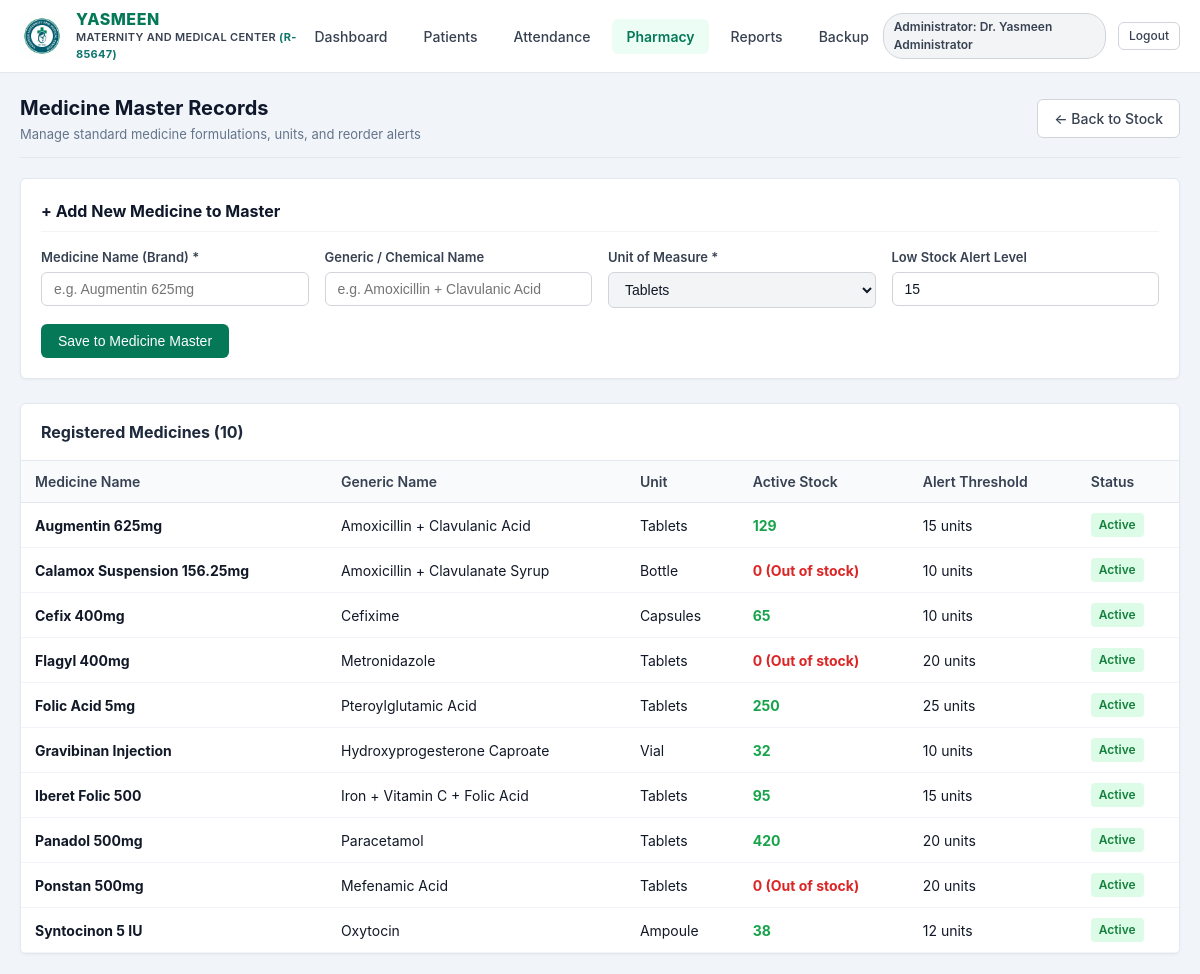
/index.php?route=pharmacy_medicines (signed in), run on the app's committed database.
### tables this page shows
CREATE TABLE `medicines` (
  `id` int(11) NOT NULL AUTO_INCREMENT,
  `medicine_name` varchar(150) NOT NULL,
  `generic_name` varchar(150) DEFAULT NULL,
  `unit` varchar(50) NOT NULL DEFAULT 'Tablets',
  `min_stock_alert` int(11) NOT NULL DEFAULT 15,
  `status` enum('active','inactive') NOT NULL DEFAULT 'active',
  `created_at` timestamp NULL DEFAULT current_timestamp(),
  `updated_at` timestamp NULL DEFAULT current_timestamp() ON UPDATE current_timestamp(),
  PRIMARY KEY (`id`),
  KEY `idx_medicines_name` (`medicine_name`),
  KEY `idx_medicines_status` (`status`)
);

### app/models/Medicine.php (called while the page is built, shortened)
<?php
class Medicine {
    public static function getAll(string $search = '', bool $activeOnly = false): array {
        $db = Database::getConnection();
        $conditions = [];
        $params = [];
        $whereClause = !empty($conditions) ? "WHERE " . implode(" AND ", $conditions) : "";
        $sql = "
            SELECT
                m.*,
                COALESCE(SUM(CASE WHEN b.expiry_date >= CURDATE() THEN b.current_stock ELSE 0 END), 0) as total_active_stock,
                COALESCE(SUM(CASE WHEN b.expiry_date < CURDATE() THEN b.current_stock ELSE 0 END), 0) as total_expired_stock,
                COALESCE(SUM(b.current_stock), 0) as total_stock
            FROM medicines m
            LEFT JOIN medicine_batches b ON m.id = b.medicine_id
            {$whereClause}
            GROUP BY m.id
            ORDER BY m.medicine_name ASC
        ";
        $stmt = $db->prepare($sql);
        $stmt->execute($params);
        return $stmt->fetchAll();
    }
}

### views/pharmacy/medicines.php (the view, shortened to what this page needs)
<!DOCTYPE html>
<html lang="en">
<head>
    <link rel="stylesheet" href="<?php echo BASE_URL; ?>assets/css/style.css">
</head>
<body>
    <?php require __DIR__ . '/../partials/navbar.php'; ?>
    <main class="main-container">
        <div class="page-header">
            <div>
                <h1 class="page-title">Medicine Master Records</h1>
                <p style="color: #64748b; font-size: 13px; margin-top: 2px;">Manage standard medicine formulations, units, and reorder alerts</p>
            </div>
            <div class="page-actions">
                <a href="<?php echo BASE_URL; ?>index.php?route=pharmacy_stock" class="btn btn-secondary">&larr; Back to Stock</a>
            </div>
        </div>
        <div class="card" style="margin-bottom: 24px;">
            <h3 class="card-title">+ Add New Medicine to Master</h3>
            <form action="<?php echo BASE_URL; ?>index.php?route=pharmacy_medicine_store" method="POST">
                <div class="form-grid">
                    <div class="form-group">
                        <label class="form-label" for="med_name">Medicine Name (Brand) *</label>
                        <input type="text" id="med_name" name="medicine_name" class="form-control" placeholder="e.g. Augmentin 625mg" required>
                    </div>
                    <div class="form-group">
                        <label class="form-label" for="med_gen">Generic / Chemical Name</label>
                        <input type="text" id="med_gen" name="generic_name" class="form-control" placeholder="e.g. Amoxicillin + Clavulanic Acid">
                    </div>
                    <div class="form-group">
                        <label class="form-label" for="med_unit">Unit of Measure *</label>
                        <select id="med_unit" name="unit" class="form-control" required>
                            <option value="Tablets">Tablets</option>
                        </select>
                    </div>
                    <div class="form-group">
                        <label class="form-label" for="med_alert">Low Stock Alert Level</label>
                        <input type="number" id="med_alert" name="min_stock_alert" class="form-control" value="15" min="1">
                    </div>
                </div>
                <div style="margin-top: 16px;">
                    <button type="submit" class="btn btn-primary">Save to Medicine Master</button>
                </div>
            </form>
        </div>
        <div class="card" style="padding: 0; overflow: hidden;">
            <div style="padding: 16px 20px; border-bottom: 1px solid #e2e8f0;">
                <h3 style="font-size: 16px; font-weight: 700; color: #1e293b; margin: 0;">Registered Medicines (<?php echo count($medicines); ?>)</h3>
            </div>
            <div class="table-responsive">
                <table class="data-table">
                    <thead>
                        <tr>
                            <th>Medicine Name</th>
                            <th>Generic Name</th>
                            <th>Unit</th>
                            <th>Active Stock</th>
                            <th>Alert Threshold</th>
                            <th>Status</th>
                        </tr>
                    </thead>
                    <tbody>
                        <?php foreach ($medicines as $m): ?>
                            <tr>
                                <td><strong><?php echo htmlspecialchars($m['medicine_name']); ?></strong></td>
                                <td><?php echo htmlspecialchars($m['generic_name'] ?: '-'); ?></td>
                                <td><?php echo htmlspecialchars($m['unit']); ?></td>
                                <td>
                                    <?php
                                        $stock = (int)$m['total_active_stock'];
                                        $alert = (int)$m['min_stock_alert'];
                                        if ($stock <= 0) {
                                            echo '<span style="color: #dc2626; font-weight: bold;">0 (Out of stock)</span>';
                                        } elseif ($stock <= $alert) {
                                            echo '<span style="color: #d97706; font-weight: bold;">' . $stock . ' (Low)</span>';
                                        } else {
                                            echo '<span style="color: #16a34a; font-weight: bold;">' . $stock . '</span>';
                                        }
                                    ?>
                                </td>
                                <td><?php echo $m['min_stock_alert']; ?> units</td>
                                <td>
                                    <span class="badge badge-success"><?php echo ucfirst($m['status']); ?></span>
                                </td>
                            </tr>
                        <?php endforeach; ?>
                    </tbody>
                </table>
            </div>
        </div>
    </main>
</body>
</html>

### public/assets/css/style.css (style rules this page uses)
:root { --primary: #047857; --primary-hover: #065f46; --primary-light: #ecfdf5; --secondary: #0f766e; --dark: #0f172a; --gray-900: #111827; --gray-700: #374151; --gray-500: #6b7280; --gray-300: #d1d5db; --gray-100: #f3f4f6; --gray-50: #f8fafc; --danger: #dc2626; --danger-light: #fef2f2; --warning: #d97706; --warning-light: #fffbeb; --success: #16a34a; --border-radius: 6px; --font-family: -apple-system, BlinkMacSystemFont, "Segoe UI", Roboto, Oxygen, Ubuntu, Cantarell, "Open Sans", sans-serif; }
* { box-sizing: border-box; margin: 0; padding: 0; }
body { font-family: var(--font-family); font-size: 15px; line-height: 1.5; color: var(--gray-900); background-color: #f1f5f9; }
.main-container { max-width: 1280px; margin: 20px auto; padding: 0 20px; }
.page-header { display: flex; justify-content: space-between; align-items: center; margin-bottom: 20px; padding-bottom: 12px; border-bottom: 1px solid #e2e8f0; }
.page-title { font-size: 20px; font-weight: 700; color: var(--dark); }
.page-actions { display: flex; gap: 10px; }
.card { background-color: #ffffff; border: 1px solid #e2e8f0; border-radius: var(--border-radius); padding: 20px; margin-bottom: 20px; box-shadow: 0 1px 3px rgba(0, 0, 0, 0.04); }
.card-title { font-size: 16px; font-weight: 700; color: var(--dark); margin-bottom: 16px; padding-bottom: 8px; border-bottom: 1px solid var(--gray-100); }
.btn { display: inline-flex; align-items: center; justify-content: center; gap: 6px; padding: 8px 16px; font-size: 14px; font-weight: 500; border-radius: var(--border-radius); border: 1px solid transparent; cursor: pointer; text-decoration: none; transition: background-color 0.15s ease; }
.btn-primary { background-color: var(--primary); color: #ffffff; }
.btn-secondary { background-color: #ffffff; border-color: var(--gray-300); color: var(--gray-700); }
.form-grid { display: grid; grid-template-columns: repeat(auto-fit, minmax(240px, 1fr)); gap: 16px; }
.form-group { display: flex; flex-direction: column; gap: 5px; }
.form-label { font-size: 13px; font-weight: 600; color: var(--gray-700); }
.form-control { padding: 8px 12px; font-size: 14px; border: 1px solid var(--gray-300); border-radius: var(--border-radius); background-color: #ffffff; color: var(--gray-900); outline: none; transition: border-color 0.15s ease; }
.form-control:read-only { background-color: var(--gray-100); cursor: not-allowed; }
.table-responsive { width: 100%; overflow-x: auto; }
table.data-table { width: 100%; border-collapse: collapse; background-color: #ffffff; font-size: 14px; }
table.data-table th { background-color: var(--gray-50); color: var(--gray-700); font-weight: 600; text-align: left; padding: 10px 14px; border-bottom: 1px solid #e2e8f0; }
table.data-table td { padding: 10px 14px; border-bottom: 1px solid #f1f5f9; color: var(--gray-900); }
.badge { display: inline-block; padding: 3px 8px; border-radius: 4px; font-size: 12px; font-weight: 600; }
.badge-success { background-color: #dcfce7; color: #15803d; }

### data on the page
medicines: medicine_name "Augmentin 625mg", generic_name "Amoxicillin + Clavulanic Acid", unit "Tablets", stock "129", min_stock_alert "15", status "Active"
medicines: medicine_name "Calamox Suspension 156.25mg", generic_name "Amoxicillin + Clavulanate Syrup", unit "Bottle", shows "0 (Out of stock)", min_stock_alert "10", status "Active"
medicines: medicine_name "Cefix 400mg", generic_name "Cefixime", unit "Capsules", stock "65", min_stock_alert "10", status "Active"
medicines: medicine_name "Flagyl 400mg", generic_name "Metronidazole", unit "Tablets", shows "0 (Out of stock)", min_stock_alert "20", status "Active"
medicines: medicine_name "Folic Acid 5mg", generic_name "Pteroylglutamic Acid", unit "Tablets", stock "250", min_stock_alert "25", status "Active"
medicines: medicine_name "Gravibinan Injection", generic_name "Hydroxyprogesterone Caproate", unit "Vial", stock "32", min_stock_alert "10", status "Active"
medicines: medicine_name "Iberet Folic 500", generic_name "Iron + Vitamin C + Folic Acid", unit "Tablets", stock "95", min_stock_alert "15", status "Active"
medicines: medicine_name "Panadol 500mg", generic_name "Paracetamol", unit "Tablets", stock "420", min_stock_alert "20", status "Active"
medicines: medicine_name "Ponstan 500mg", generic_name "Mefenamic Acid", unit "Tablets", shows "0 (Out of stock)", min_stock_alert "20", status "Active"
medicines: medicine_name "Syntocinon 5 IU", generic_name "Oxytocin", unit "Ampoule", stock "38", min_stock_alert "12", status "Active"

### other printed values
$userRole "Administrator"
$userName "Dr. Yasmeen Administrator"
count($medicines) "10"
